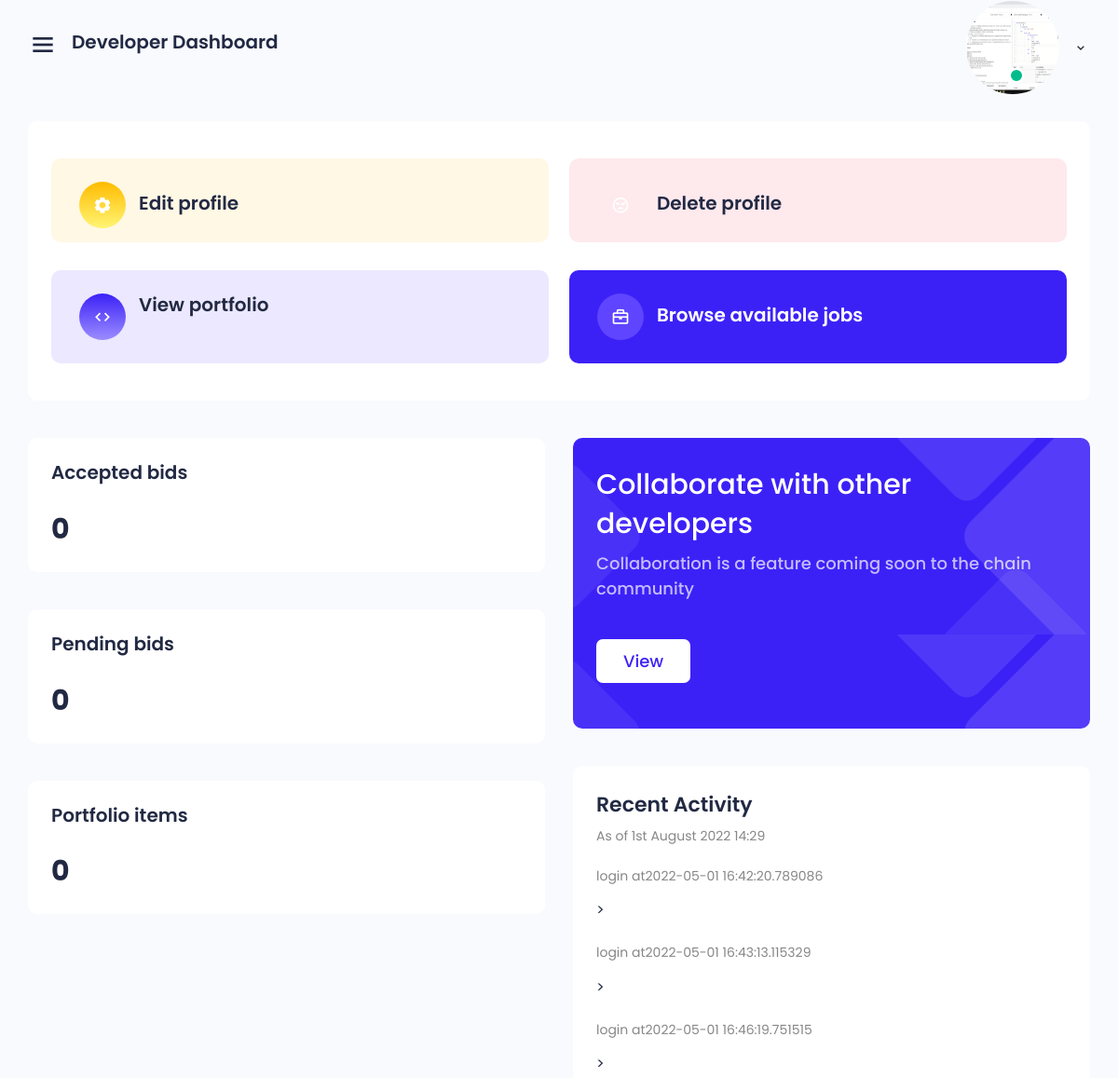
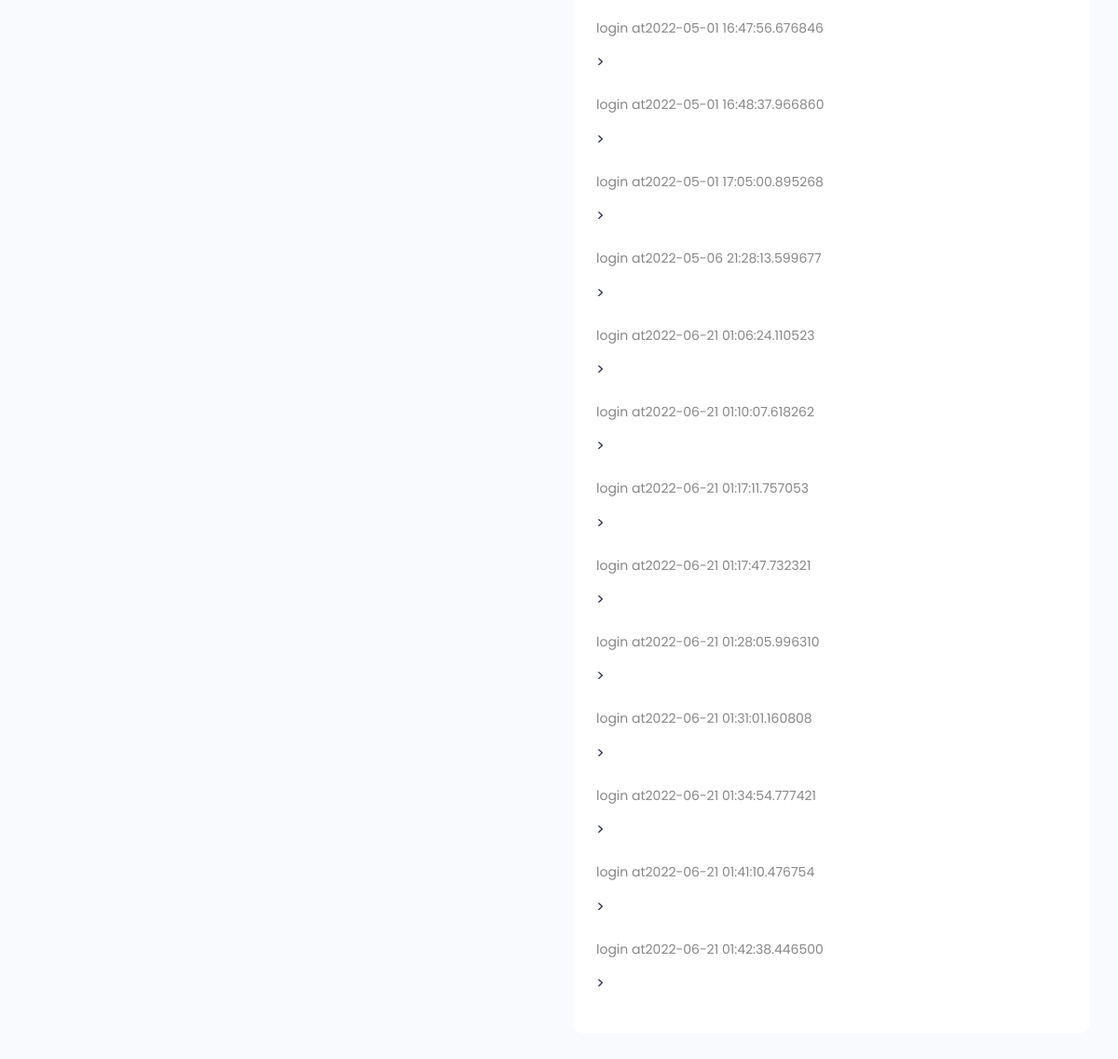
The page /accounts/userdashboard/ (signed in) on the database its author committed (2 pictures, top to bottom).
### accounts/models.py (models this page shows, shortened)
class Bio(models.Model):
    name = models.CharField(max_length=35)
    bio = models.CharField(max_length=90, default='null', null=True)
    image = models.ImageField(upload_to='images/', default='images/home-profile.jpg', null=True)
    phone = models.IntegerField()
    profile_views = models.IntegerField(default=0)
    user = models.OneToOneField(User, on_delete=models.CASCADE, null=True)
    github = models.CharField(max_length=75, default='null')
    linkedin = models.CharField(max_length=75, default='null')
    stack = models.CharField(max_length=15,default='web developer')
    role = models.CharField(max_length=15,default='developer')

class Activity(models.Model):
    user = models.ForeignKey(User, on_delete=models.CASCADE, null=True)
    action = models.CharField(max_length=35)

### accounts/views.py (the view)
# urls.py: path('userdashboard/',views.dashboard,name='dashboard'),
def dashboard(request):
    u = User.objects.get(username=request.user.get_username())
    bio = Bio.objects.get(user=u)
    acceptedbids = Bid.objects.filter(BidSentBy=u, status='accepted')
    pendingbids = Bid.objects.filter(BidSentBy=u, status='pending')
    project = Project.objects.filter(uploaded_by=u)
    activities = Activity.objects.filter(user=u)
    portfolio = Portfolio.objects.filter(uploaded_by=u)
    return render(request, 'dev-home.html', {'bio': bio, 'project': project, 'portfolio': portfolio ,
                                             'acceptedbids':acceptedbids, 'pendingbids':pendingbids, 'activities':activities})

### templates/dev-home.html (shortened to what this page needs)
{%extends 'base.html'%}
{%load static%}
    {%block content%}
    <div class="main">
        <div class="main-content dashboard">
            <div class="row">
                <div class="col-12">
                    <div class="box card-box">
                        <div class="icon-box bg-color-1">
                            <a class="create d-flex" href="#" data-toggle="modal" data-target="#edit_profile">
                                <div class="icon bg-icon-1">
                                    <i class='bx bxs-cog'></i>
                                </div>
                                <div class="content d-flex align-items-center">
                                    <h5 class="title-box">Edit profile</h5>
                                </div>
                            </a>
                        </div>
                        <div class="icon-box bg-color-9">
                            <a class="create d-flex" href="#" data-toggle="modal" data-target="#delete_profile">
                                <div class="icon bg-icon-9">
                                    <i class='bx bx-angry'></i>
                                </div>
                                <div class="content d-flex align-items-center">
                                    <h5 class="title-box">Delete profile</h5>
                                </div>
                            </a>
                        </div>
                        <div class="icon-box bg-color-3">
                            <a class="create d-flex" href="calendar.html">
                                <div class="icon bg-icon-3">
                                    <i class="bx bx-code"></i>
                                </div>
                                <div class="content">
                                    <h5 class="title-box">View portfolio</h5>
                                </div>
                            </a>
                        </div>
                        <div class="icon-box bg-color-4">
                            <a class="create d-flex" href="#">
                                <div class="icon bg-blue">
                                    <i class="bx bx-briefcase"></i>
                                </div>
                                <div class="content d-flex align-items-center">
                                    <h5 class="color-white">Browse available jobs</h5>
                                </div>
                            </a>
                        </div>
                    </div>
                </div>
            </div>
            <div class="row">
                <div class="col-6 col-md-6 col-sm-12 mb-0">
                    <div class="row">
                        <div class="col-6 col-xl-12 col-sm-12">
                            <div class="box">
                                <div class="box-body d-flex pb-0">
                                    <div class="me-auto">
                                        <h5 class="box-title">Accepted bids</h5>
                                        <div class="d-flex align-items-center">
                                            <h4 class="mb-0 font-wb fs-30 mt-23">{{acceptedbids.count}}</h4>
                                        </div>
                                    </div>
                                </div>
                            </div>
                        </div>
                        <div class="col-6 col-xl-12 col-sm-12">
                            <div class="box">
                                <div class="box-body d-flex pb-0">
                                    <div class="me-auto">
                                        <h5 class="box-title ">Pending bids</h5>
                                        <div class="d-flex align-items-center">
                                            <h4 class="mb-0 font-wb fs-30 mt-23">{{pendingbids.count}}</h4>
                                        </div>
                                    </div>
                                </div>
                            </div>
                        </div>
                        <div class="col-6 col-xl-12 col-sm-12">
                            <div class="box">
                                <div class="box-body d-flex pb-0">
                                    <div class="me-auto">
                                        <h5 class="box-title ">Portfolio items</h5>
                                        <div class="d-flex align-items-center">
                                            <h4 class="mb-0 font-wb fs-30 mt-23">{{portfolio.count}}</h4>
                                        </div>
                                    </div>
                                </div>
                            </div>
                        </div>
                    </div>
                </div>
                <div class="col-6 col-md-6 col-sm-12 mb-0">
                    <div class="row">
                        <div class="col-12">
                            <div class="box box-manage">
                                <div class="box-body d-flex pd-7 pb-0">
                                    <div class="me-auto w-55">
                                        <h5 class="card-title text-white fs-30 font-w500 mt-4">Collaborate with other developers </h5>
                                        <p class="mb-0 text-o7 fs-18 font-w500 pb-11">Collaboration is a feature coming soon to the chain community</p>
                                    </div>
                                    <div class="btn-now">
                                        <a class="h6 font-w500" href="{% url 'blog' %}"><span>View</span></a>
                                    </div>
                                </div>
                            </div>
                        </div>
                        <div class="col-12">
                            <div class="box">
                        <div class="box-header  pt-0 align-items-start">
                            <div class="me-auto">
                                <h4 class="card-title mb-0 fs-22">Recent Activity</h4>
                                <p class="mt-6 fs-14 mb-14">As of {% now "jS F Y H:i" %}</p>
                            </div>
                        </div>
                        <div class="box-body pb-0">
                            <ul class="message mb-2">
                                {% for activity in activities %}
                                <li class="dlab-chat-user">
                                    <div class="d-flex bd-highlight">
                                        <div class="user_info">
                                            <p class="mt-6 fs-14 mb-14">{{activity.action}}</p>>
                                        </div>
                                    </div>
                                </li>
                                {% endfor %}
                            </ul>
                        </div>
                    </div>
                        </div>
                    </div>
                </div>
            </div>
        </div>
    </div>
    {%endblock content%}

### templates/base.html (shortened to what this page needs)
{%load static%}
<html lang="en">
<head>
    <link href='https://unpkg.com/boxicons@2.0.7/css/boxicons.min.css' rel='stylesheet'>
    <link rel="stylesheet" href="{% static 'accounts/libs/owl.carousel/assets/owl.carousel.min.css'%}">
    <link rel="stylesheet" href="{% static 'accounts/css/bootstrap.min.css'%}">
    <link rel="stylesheet" href="{% static 'accounts/css/grid.css'%}">
    <link rel="stylesheet" href="{% static 'accounts/css/style.css'%}">
    <link rel="stylesheet" href="{% static 'accounts/css/responsive.css'%}">
</head>
<body class="sidebar-expand counter-scroll">
 <div class="main-header">
            <div class="d-flex">
                <div class="mobile-toggle" id="mobile-toggle">
                    <i class='bx bx-menu'></i>
                </div>
                <div class="main-title">
                    Developer dashboard
                </div>
            </div>
            <div class="d-flex align-items-center">
                <div class="dropdown d-inline-block mt-12">
                    <button type="button" class="btn header-item waves-effect" id="page-header-user-dropdown" data-bs-toggle="dropdown" aria-haspopup="true" aria-expanded="false">
                            <img class="rounded-circle header-profile-user" src="{{request.user.bio.image.url}}" height="100" width="100"
                                alt="Header Avatar">
                            <span class="pulse-css"></span>
                            <i class='bx bx-chevron-down'></i>
                    </button>
                </div>
            </div>
        </div>
 {%block content%}
 {%endblock content%}
</body>
</html>

### static/accounts/css/grid.css (style rules this page uses)
.row { display: flex; flex-wrap: wrap; margin: 0 -15px; }
[class*="col-"] { padding: 0 15px; margin-bottom: 40px; }
.col-6 { width: 50%; }
.col-12 { width: 100%; }
@media only screen and (max-width: 1700px) { .col-xl-12 { width: 100%; } }
@media only screen and (max-width: 1280px) { .col-md-6 { width: 50%; } }

### static/accounts/css/responsive.css (style rules this page uses)
@media only screen and  (max-width: 1820px) { .box.card-box { flex-wrap: wrap; } }
@media only screen and  (max-width: 1820px) { .box.card-box .icon-box { width: 47%; margin: 15px 10px; padding-bottom: 15px; } }
@media only screen and  (max-width: 1820px) { .box.card-box .icon-box:nth-child(1) { margin-left: 10px; } }
@media only screen and  (max-width: 1820px) { .box.card-box .icon-box:nth-child(4) { margin-right: 10px; } }
@media only screen and (max-width: 1700px) { .btn-now { padding-top: 30px; padding-bottom: 20px; } }
@media (min-width:1200px) and (max-width: 1640px) { .w-55 { width: 100%; } }
@media (min-width:1200px) and (max-width: 1640px) { .box-manage .box-body { flex-wrap: wrap; } }
@media only screen and (max-width: 1200px) { .main-header { height: 90px; padding-left: 30px; } }
@media only screen and (max-width: 1200px) { .box.card-box { flex-wrap: wrap; } }
@media only screen and (max-width: 1200px) { .box.card-box .icon-box { width: 49%; margin: 15px 0 !important; padding-bottom: 15px; } }
@media only screen and (max-width: 1200px) { .box.card-box .icon-box:nth-child(1) { margin-left: 10px; } }
@media only screen and (max-width: 1200px) { .box.card-box .icon-box:nth-child(4) { margin-right: 10px; } }
@media only screen and (max-width: 1200px) { .main-content { padding: 30px; } }
@media only screen and (max-width: 1200px) { .w-55 { width: 100%; } }
@media only screen and (max-width: 1200px) { .box-manage .box-body { flex-wrap: wrap; } }
@media only screen and (max-width: 1200px) { .btn-now { padding-top: 30px; padding-bottom: 20px; } }
@media only screen and (max-width: 1200px) { .main-title { font-size: 20px; } }

### rows shown on the page
Activity: action "login at2022-05-01 16:42:20.789086"
Activity: action "login at2022-05-01 16:43:13.115329"
Activity: action "login at2022-05-01 16:46:19.751515"
Activity: action "login at2022-05-01 16:47:56.676846"
Activity: action "login at2022-05-01 16:48:37.966860"
Activity: action "login at2022-05-01 17:05:00.895268"
Activity: action "login at2022-05-06 21:28:13.599677"
Activity: action "login at2022-06-21 01:06:24.110523"
Activity: action "login at2022-06-21 01:10:07.618262"
Activity: action "login at2022-06-21 01:17:11.757053"
Activity: action "login at2022-06-21 01:17:47.732321"
Activity: action "login at2022-06-21 01:28:05.996310"
Activity: action "login at2022-06-21 01:31:01.160808"
Activity: action "login at2022-06-21 01:34:54.777421"
Activity: action "login at2022-06-21 01:41:10.476754"
Activity: action "login at2022-06-21 01:42:38.446500"

### other values the page prints
{{ acceptedbids.count }} "0"
{{ pendingbids.count }} "0"
{{ portfolio.count }} "0"
